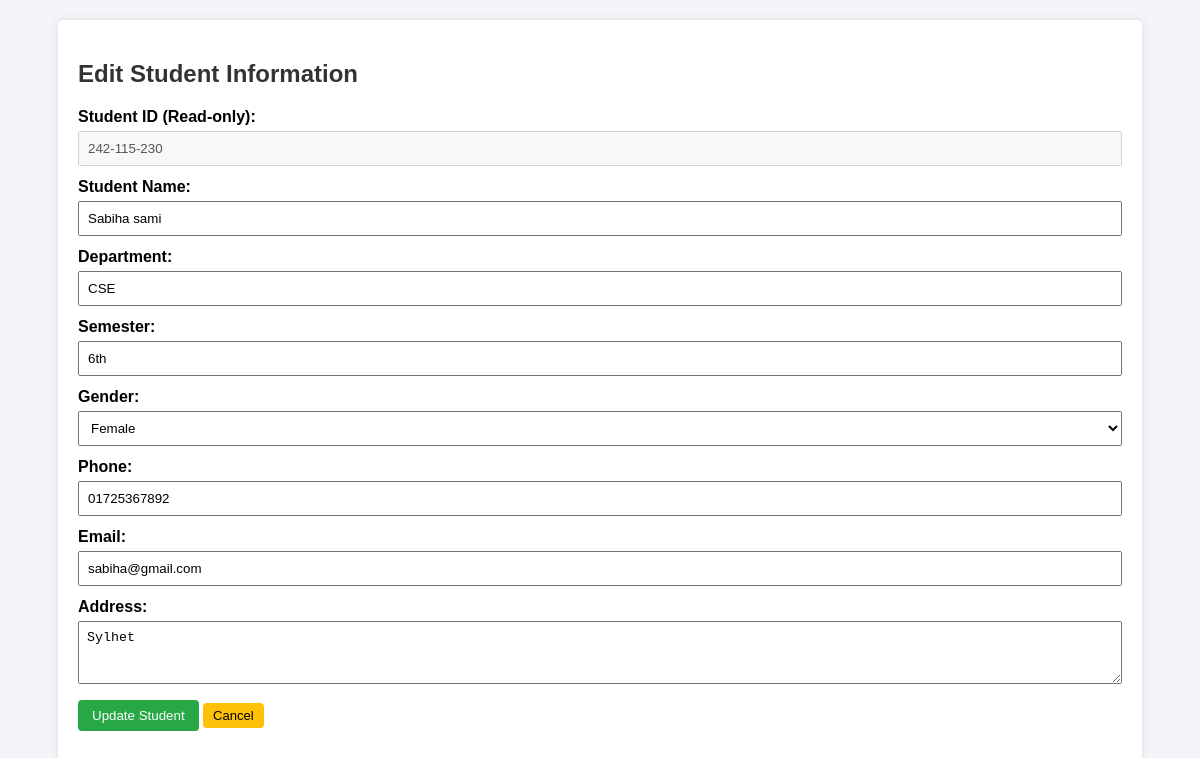
Page /edit.php?id=242-115-230 on the committed database.
### tables this page shows
CREATE TABLE `students` (
  `id` INT(11) NOT NULL AUTO_INCREMENT,
  `student_id` VARCHAR(50) NOT NULL,
  `student_name` VARCHAR(100) NOT NULL,
  `department` VARCHAR(50) NOT NULL,
  `semester` VARCHAR(20) NOT NULL,
  `gender` VARCHAR(10) NOT NULL,
  `phone` VARCHAR(20) NOT NULL,
  `email` VARCHAR(100) NOT NULL,
  `address` TEXT DEFAULT NULL,
  PRIMARY KEY (`id`),
  UNIQUE KEY `student_id` (`student_id`)
);

### edit.php (the view, shortened to what this page needs)
<?php
require_once 'config.php';
if (isset($_GET['id'])) {
    $student_id = mysqli_real_escape_string($conn, $_GET['id']);
    $query = "SELECT * FROM students WHERE student_id = '$student_id'";
    $result = mysqli_query($conn, $query);
    $student = mysqli_fetch_assoc($result);
}
?>
<!DOCTYPE html>
<html>
<head>
    <link rel="stylesheet" href="css/style.css">
</head>
<body>
<div class="container">
    <h2>Edit Student Information</h2>
    <form method="POST">
        <div class="form-group">
            <label>Student ID (Read-only):</label>
            <input type="text" value="<?php echo $student['student_id']; ?>" disabled>
        </div>
        <div class="form-group">
            <label>Student Name:</label>
            <input type="text" name="student_name" value="<?php echo $student['student_name']; ?>" required>
        </div>
        <div class="form-group">
            <label>Department:</label>
            <input type="text" name="department" value="<?php echo $student['department']; ?>" required>
        </div>
        <div class="form-group">
            <label>Semester:</label>
            <input type="text" name="semester" value="<?php echo $student['semester']; ?>" required>
        </div>
        <div class="form-group">
            <label>Gender:</label>
            <select name="gender" required>
                <option value="Female" <?php if($student['gender'] == 'Female') echo 'selected'; ?>>Female</option>
            </select>
        </div>
        <div class="form-group">
            <label>Phone:</label>
            <input type="text" name="phone" value="<?php echo $student['phone']; ?>" required>
        </div>
        <div class="form-group">
            <label>Email:</label>
            <input type="email" name="email" value="<?php echo $student['email']; ?>" required>
        </div>
        <div class="form-group">
            <label>Address:</label>
            <textarea name="address" rows="3"><?php echo $student['address']; ?></textarea>
        </div>
        <button type="submit" class="btn">Update Student</button>
        <a href="index.php" class="btn btn-warning">Cancel</a>
    </form>
</div>
</body>
</html>

### style.css (style rules this page uses)
body { font-family: Arial, sans-serif; margin: 20px; background-color: #f4f4f9; }
.container { width: 90%; margin: auto; background: #fff; padding: 20px; border-radius: 5px; box-shadow: 0 0 10px rgba(0,0,0,0.1); }
h2 { color: #333; margin-bottom: 20px; }
.btn { background: #28a745; color: white; padding: 8px 14px; border: none; cursor: pointer; text-decoration: none; border-radius: 4px; display: inline-block; margin-bottom: 15px; }
.btn-warning { background: #ffc107; color: #000; padding: 5px 10px; font-size: 13px; }
.form-group { margin-bottom: 12px; }
.form-group label { display: block; margin-bottom: 5px; font-weight: bold; }
.form-group input, .form-group select, .form-group textarea { width: 100%; padding: 8px; box-sizing: border-box; }

### rows in the picture
students: student "242-115-230", student_name "Sabiha sami", department "CSE", semester "6th", gender "Female", phone "01725367892", email "sabiha@gmail.com", address "Sylhet"
